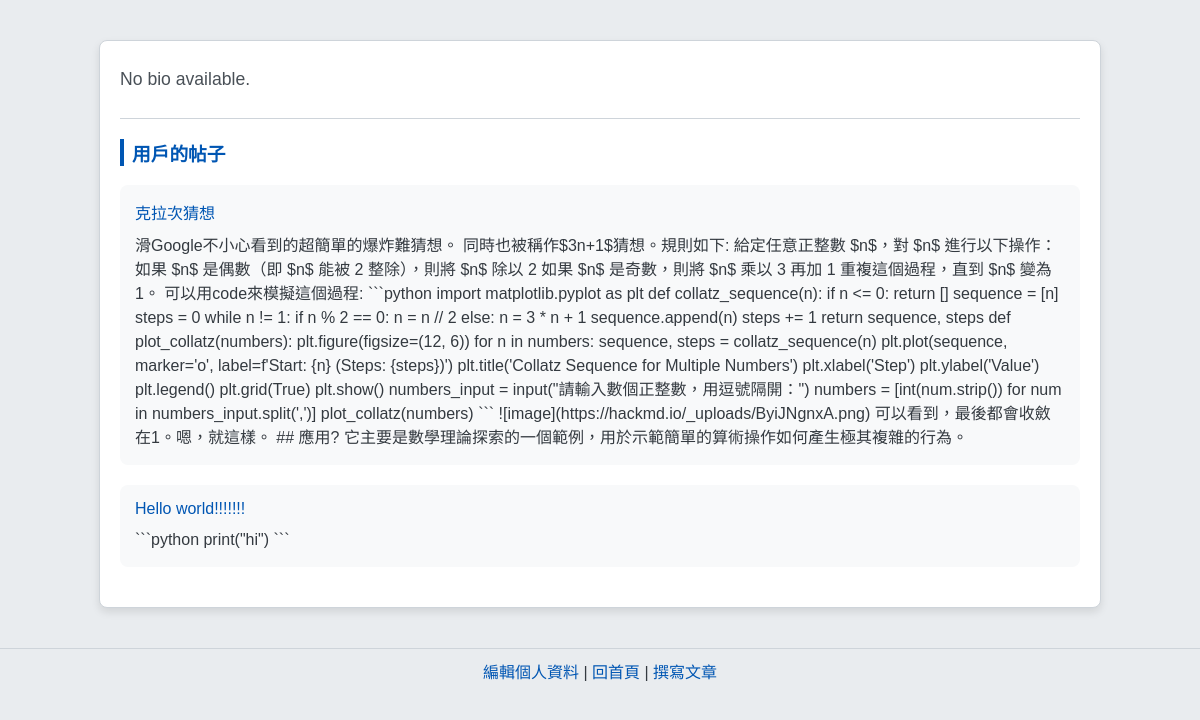
The page /profile/2 on the database its author committed.
### tables this page shows
CREATE TABLE posts (
            id INTEGER PRIMARY KEY AUTOINCREMENT,
            user_id INTEGER,
            title TEXT,
            content TEXT,
            created_at DATETIME DEFAULT CURRENT_TIMESTAMP,
            FOREIGN KEY(user_id) REFERENCES users(id)
        );

### app1.py (the view)
@app.route('/profile/<int:user_id>')
def profile(user_id):
    conn = get_db_connection()
    post_rows = conn.execute('''
    SELECT p.id, p.title, p.content, p.created_at, u.username
    FROM posts p
    JOIN users u ON p.user_id = u.id
    ORDER BY p.created_at DESC
    ''').fetchall()
    conn.close()
    posts = [dict(post) for post in post_rows]
    db = get_db_connection()
    user_profile = db.execute('SELECT * FROM profiles WHERE user_id = ?', (user_id,)).fetchone()
    db.close()
    if user_profile and user_profile['bio']:
        profile_bio_html = markdown.markdown(user_profile['bio'], extensions=['codehilite', 'fenced_code', 'tables'])
    else:
        profile_bio_html = "No bio available."
    return render_template('profile.html', profile=user_profile, profile_bio_html=profile_bio_html,posts=posts)

### app1.py (called while the page is built)
def get_db_connection():
    conn = sqlite3.connect(DATABASE)
    conn.row_factory = sqlite3.Row
    return conn

@app.before_request
def rate_limit():
    ip = request.remote_addr
    now = time.time()
    if ip not in request_count:
        request_count[ip] = []
    request_count[ip] = [timestamp for timestamp in request_count[ip] if now - timestamp < TIME_WINDOW]
    if len(request_count[ip]) >= RATE_LIMIT:
        return jsonify({"message": "請求過於頻繁，請稍後再試。"}), 429
    request_count[ip].append(now)

@app.before_request
def log_request_info():
    executor.submit(log_message, f"IP: {request.remote_addr}, URL: {request.url}")

### templates/profile.html (shortened to what this page needs)
<!DOCTYPE html>
<html lang="zh-tw">
<head>
</head>
<body>
    <div class="container">
        <div class="profile-header">
            <div class="profile-info">
                <p>{{ profile_bio_html | safe }}</p>
            </div>
        </div>
        <div class="posts">
            <h3>用戶的帖子</h3>
            {% for post in posts %}
            <div class="post-item">
                <h4 class="post-title">{{ post.title }}</h4>
                <p class="post-content">{{ post.content }}</p>
            </div>
            {% else %}
            <p>沒有帖子展示。</p>
            {% endfor %}
        </div>
    </div>
    <footer>
        <a href="{{ url_for('edit_profile', user_id=profile.user_id) }}">編輯個人資料</a> |
        <a href="/index">回首頁</a> |
        <a href="/upload">撰寫文章</a>
    </footer>
</body>
</html>

### templates/profile.html (style rules this page uses)
:root { --primary-color: #0056b3; --secondary-color: #495057; --background-color: #e9ecef; --text-color: #343a40; --container-bg-color: #ffffff; --border-color: #ced4da; --link-hover-color: #00376b; }
body { font-family: 'Noto Sans TC', sans-serif; margin: 0; padding: 0; background-color: var(--background-color); color: var(--text-color); }
.container { max-width: 960px; margin: 40px auto; padding: 20px; background-color: var(--container-bg-color); border: 1px solid var(--border-color); border-radius: 0.5rem; box-shadow: 0 4px 8px rgba(0, 0, 0, 0.1); transition: transform 0.3s ease-in-out; }
.profile-header { display: flex; align-items: center; justify-content: space-between; border-bottom: 1px solid var(--border-color); padding-bottom: 20px; margin-bottom: 20px; }
.profile-info p { margin: 8px 0; color: var(--secondary-color); font-size: 1.1rem; }
.posts h3 { margin-top: 0; color: var(--primary-color); border-left: 4px solid var(--primary-color); padding-left: 8px; }
.post-item { padding: 15px; margin-bottom: 20px; background-color: #f8f9fa; border-radius: 0.5rem; transition: background-color 0.3s ease-in-out; }
.post-title { margin: 0 0 10px; color: var(--primary-color); font-weight: 500; }
.post-content { margin: 0; font-size: 1rem; line-height: 1.5; }
footer { text-align: center; margin-top: 20px; padding: 10px; background-color: var(--background-color); border-top: 1px solid var(--border-color); }
footer a { color: var(--primary-color); text-decoration: none; transition: color 0.2s ease-in-out; }

### rows shown on the page
posts: title "克拉次猜想", content "滑Google不小心看到的超簡單的爆炸難猜想。 同時也被稱作$3n+1$猜想。規則如下: 給定任意正整數 $n$，對 $n$ 進行以下操作： 如果 $n$ 是偶數（即 $n$ 能被 2 整除），則將 $n$ 除以 2 如果 $n$ 是奇數，則將 $n$ 乘以 3 再加 1 重複這個過程，直到 $n$ 變為 1。 可以用code來模擬這個過程: ```python import matplotlib.pyplot as plt def collatz_sequence(n): if n <= 0: return [] sequence = [n] steps = 0 while n != 1: if n % 2 == 0: n = n // 2 else: n = 3 * n + 1 sequence.append(n) steps += 1 return sequence, steps def plot_collatz(numbers): plt.figure(figsize=(12, 6)) for n in numbers: sequence, steps = collatz_sequence(n) plt.plot(sequence, marker='o', label=f'Start: {n} (Steps: {steps})') plt.title('Collatz Sequence for Multiple Numbers') plt.xlabel('Step') plt.ylabel('Value') plt.legend() plt.grid(True)…"
posts: title "Hello world!!!!!!!", content "```python print(\"hi\") ```"

### other values the page prints
{{ profile_bio_html | safe }} "No bio available."
